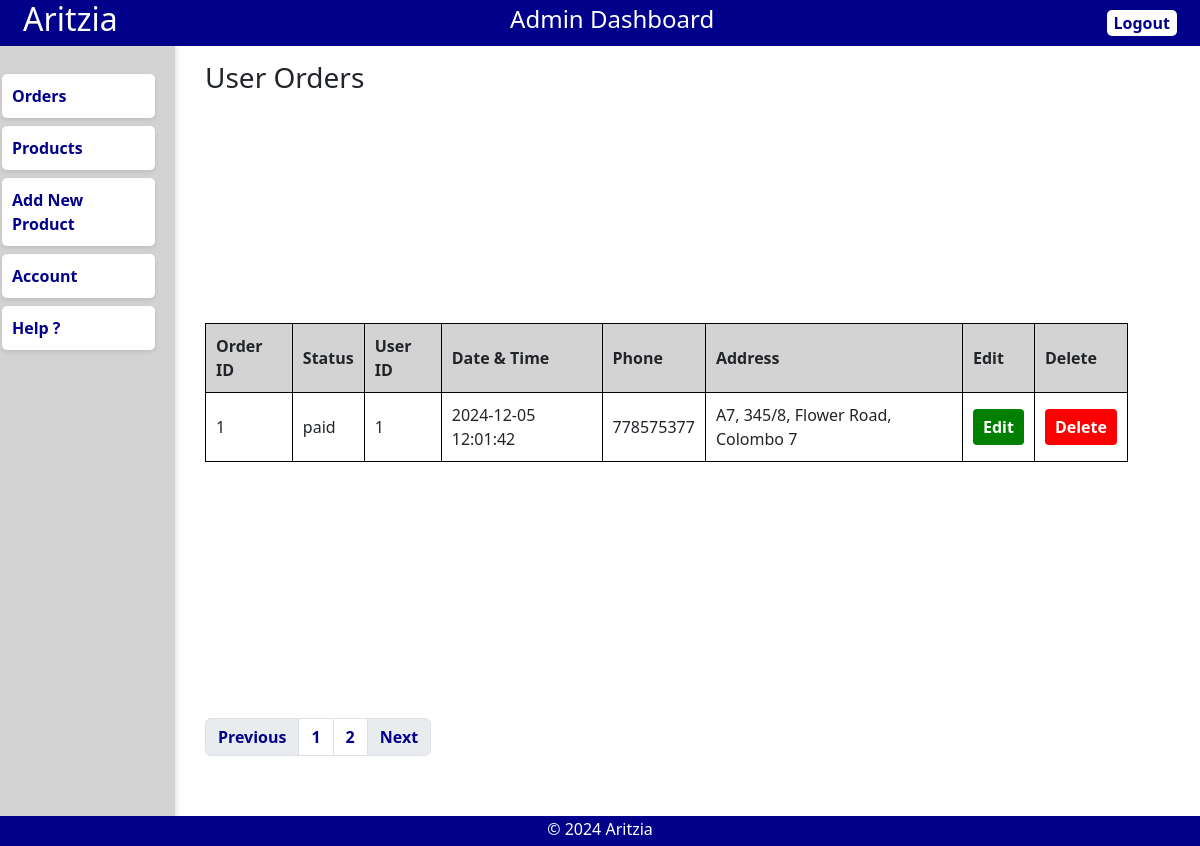
/admin/index.php (signed in), run on an earlier commit of the app's database.
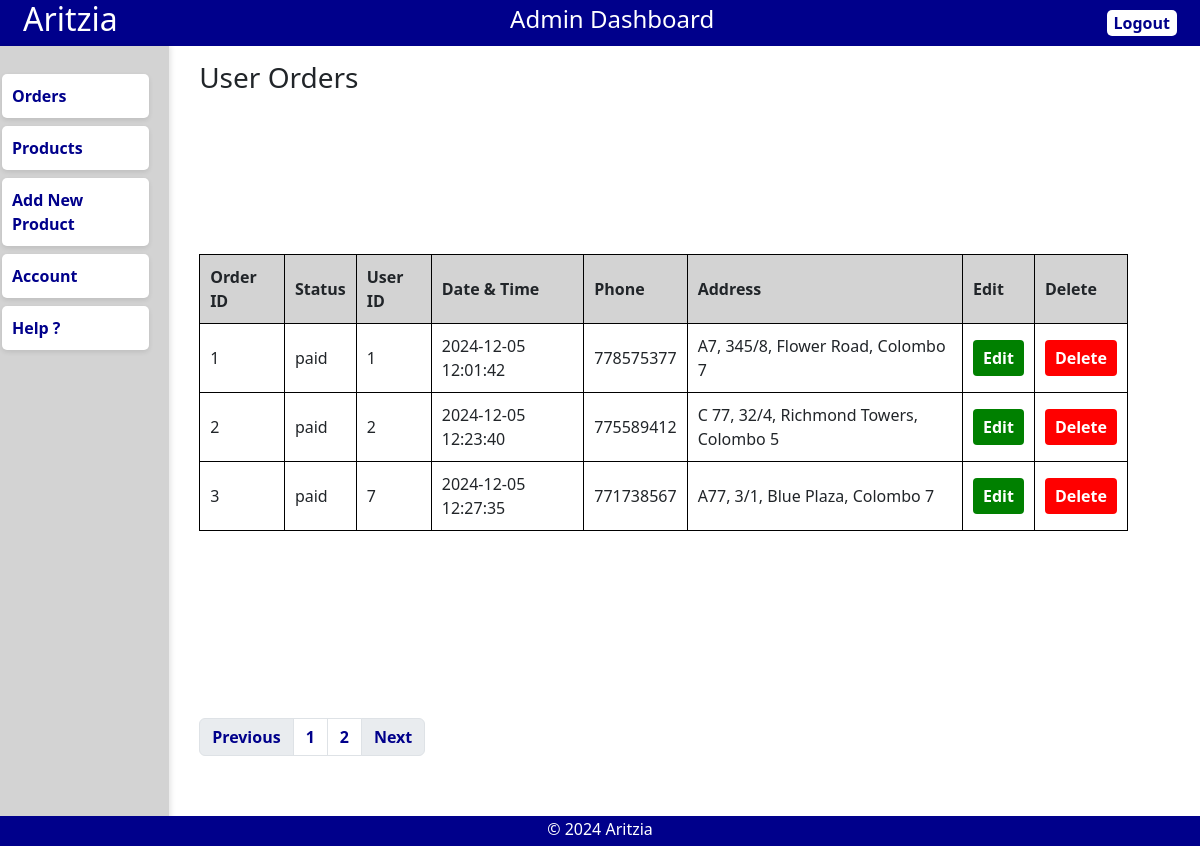
And on a later commit of the database.
### tables this page shows
CREATE TABLE `orders` (
  `order_id` int(11) NOT NULL,
  `order_cost` decimal(6,2) NOT NULL,
  `order_status` varchar(100) NOT NULL DEFAULT 'on_hold',
  `user_id` int(11) NOT NULL,
  `user_phone` int(11) NOT NULL,
  `user_city` varchar(255) NOT NULL,
  `user_address` varchar(255) NOT NULL,
  `order_date` datetime NOT NULL DEFAULT current_timestamp()
);

### admin/index.php (the view, shortened to what this page needs)
<?php
    include('header.php');
    include('../server/connection.php');
    $page_no = isset($_GET['page_no']) && $_GET['page_no'] != "" ? $_GET['page_no'] : 1;
    $stmt1 = $conn->prepare("SELECT COUNT(*) AS total_records FROM orders");
    $stmt1->execute();
    $stmt1->bind_result($total_records);
    $total_records_per_page = 6;
    $offset = ($page_no - 1) * $total_records_per_page;
    $total_no_of_pages = ceil($total_records / $total_records_per_page);
    $query = "SELECT * FROM orders LIMIT $offset, $total_records_per_page";
    $result = mysqli_query($conn, $query);
?>
<!DOCTYPE html>
<html lang="en">
<head>
</head>
<body>
    <div class="container">
        <?php include('sidebar.php'); ?>
        <div class="content">
            <h3>User Orders</h3>
            <table>
                <thead>
                    <tr>
                        <th>Order ID</th>
                        <th>Status</th>
                        <th>User ID</th>
                        <th>Date & Time</th>
                        <th>Phone</th>
                        <th>Address</th>
                        <th>Edit</th>
                        <th>Delete</th>
                    </tr>
                </thead>
                <tbody>
                    <?php while($row = mysqli_fetch_assoc($result)) { ?>
                    <tr id="order-<?php echo $row['order_id']; ?>">
                        <td><?php echo $row['order_id']; ?></td>
                        <td><?php echo $row['order_status']; ?></td>
                        <td><?php echo $row['user_id']; ?></td>
                        <td><?php echo $row['order_date']; ?></td>
                        <td><?php echo $row['user_phone']; ?></td>
                        <td><?php echo $row['user_address']; ?></td>
                        <td><button class="edit-button" onclick="window.location.href='edit_order.php?id=<?php echo $row['order_id']; ?>'">Edit</button></td>
                        <td><button class="delete-button" onclick="showDeleteDialog(<?php echo $row['order_id']; ?>)">Delete</button></td>
                    </tr>
                    <?php } ?>
                </tbody>
            </table>
            <nav aria-label="Page navigation example">
                <ul class="pagination">
                    <li class="page-item <?php if($page_no <= 1) {echo 'disabled';} ?>">
                        <a class="page-link" href="<?php if($page_no <= 1) {echo '#';} else {echo "?page_no=".($page_no-1);} ?>">Previous</a>
                    </li>
                    <li class="page-item"><a class="page-link" href="?page_no=1">1</a></li>
                    <li class="page-item"><a class="page-link" href="?page_no=2">2</a></li>
                    <li class="page-item <?php if($page_no >= $total_no_of_pages) {echo 'disabled';} ?>">
                        <a class="page-link" href="<?php if($page_no >= $total_no_of_pages) {echo '#';} else {echo "?page_no=".($page_no+1);} ?>">Next</a>
                    </li>
                </ul>
            </nav>
        </div>
    </div>
    <?php include('footer.php'); ?>
    </body>
</html>

What changed in the data, as far as the page shows it:
added orders: order_id "2", order_status "paid", user "2", order_date "2024-12-05 12:23:40", user_phone "775589412", user_address "C 77, 32/4, Richmond Towers, Colombo 5"
added orders: order_id "3", order_status "paid", user "7", order_date "2024-12-05 12:27:35", user_phone "771738567", user_address "A77, 3/1, Blue Plaza, Colombo 7"
